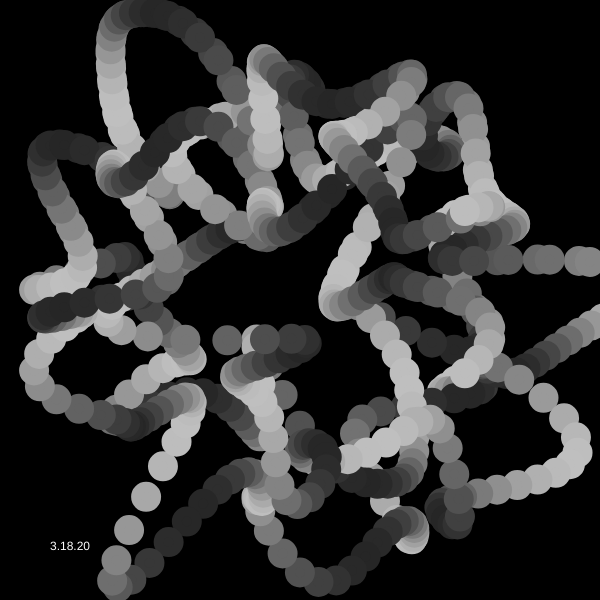
Frame 1 (no input)
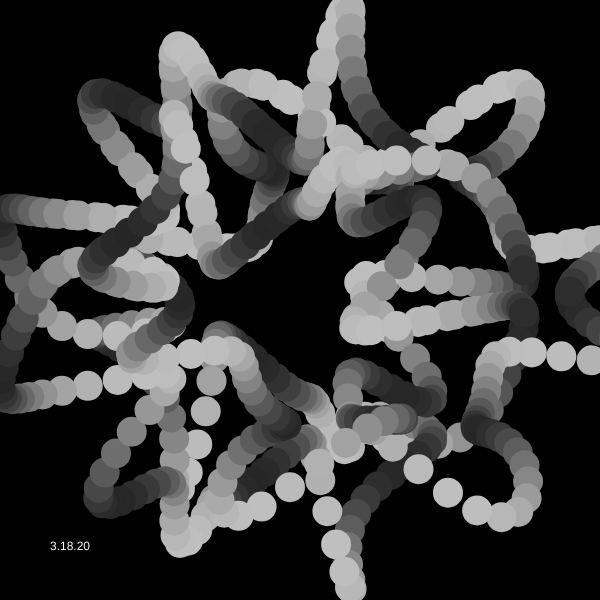
Frame 60 (no input)
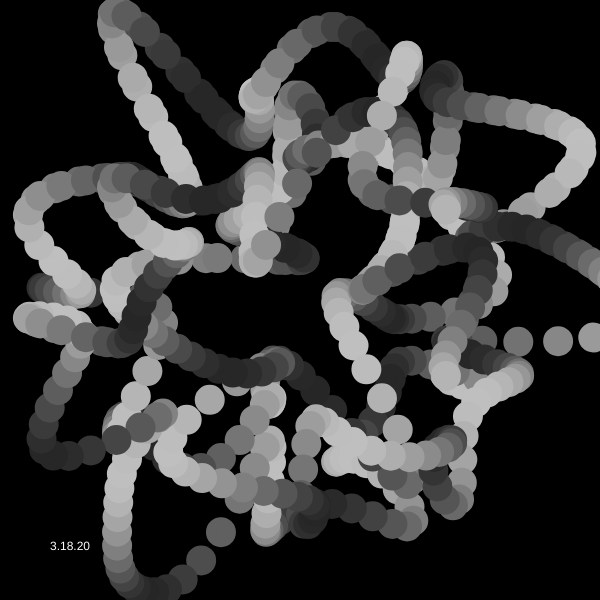
Frame 120 (the mouse pressed at the canvas centre since frame 60)

The p5.js sketch that drew these frames (run headless with seeded random() and noise() and a simulated clock; from frame 60 on, the mouse is pressed at the canvas centre):

// p5.js sketch
// ── sketch.js
// fork and port of MiniPear's Waltz of the Circles -- http://openprocessing.org/sketch/748916
// by MiniPear -- https://www.openprocessing.org/user/144707
// based on: https://observablehq.com/@rreusser/instanced-webgl-circles

const MAX_CIRCLE_CNT = 800;
const MIN_CIRCLE_CNT = 1;
const MAX_VERTEX_CNT = 20;
const MIN_VERTEX_CNT = 3;
var circleCnt, vertexCnt;

function setup() {
	createCanvas(600, 600);
	strokeWeight(2);
	colorMode(HSB);
}

function draw() {
	background(0);
	noStroke();
	fill(0, 0, 360);
	text("3.18.20", 50, height - 50);
	translate(width / 2, height / 2);

	let xoffset = float(abs(100 - width / 2), yoffset = abs(height - height / 2));
	circleCnt = int(map(xoffset, 0, width / 2, MAX_CIRCLE_CNT, MIN_CIRCLE_CNT));
	vertexCnt = int(map(yoffset, 0, height / 2, MAX_VERTEX_CNT, MIN_VERTEX_CNT));

	for (var ci = 0; ci < circleCnt; ci++) {
		let time = float(frameCount)/40;
		let thetaC = float(map(ci, 0, circleCnt, -3, TAU));
		let scale = float(300.0);

		let circleCenter = getCenterByTheta(thetaC, time, scale);
		let circleSize = float(getSizeByTheta(thetaC, time, scale));
		let c = getColorByTheta(thetaC, time);

		stroke(c);
		strokeWeight(10);
		fill(c);
		beginShape();
		for (let vi = 0; vi < vertexCnt; vi++) {
			let thetaV = float(map(vi, 0, vertexCnt, 0, TAU));
			let x = float(circleCenter.x + cos(thetaV) * circleSize*1.25);
			let y = float(circleCenter.y + sin(thetaV) * circleSize);
			ellipse(x, y, 20, 20);
		}
		endShape(CLOSE);
	}


}



function getCenterByTheta(theta, time, scale) {
	let direction = createVector(cos(theta), sin(theta));
	let distance = float(0.6 + 0.2 * cos(theta * 6.0 + cos(theta * 8.0 + time)));
	let circleCenter = p5.Vector.mult(direction, distance*scale) 
	return circleCenter;
}

function getSizeByTheta(theta, time, scale) {
	let offset = float(0.2 + 0.12 * cos(theta * 9.0 - time * 2.0));
	let circleSize = float(scale * offset);
	return circleSize;
	}

function getColorByTheta(theta, time) {
	let th = float(8.0 * theta + time * 2.0);
	let r = float(0.6 + 0.4 * cos(th)); 
	let g = 0.6 + 0.4 * cos(th - PI / 3);
	let b = 0.6 + 0.4 * cos(th - PI * 2.0 / 3.0); 
	let  alpha = map(circleCnt, MIN_CIRCLE_CNT, MAX_CIRCLE_CNT, 150, 30);
	return color(r * 75);
}
